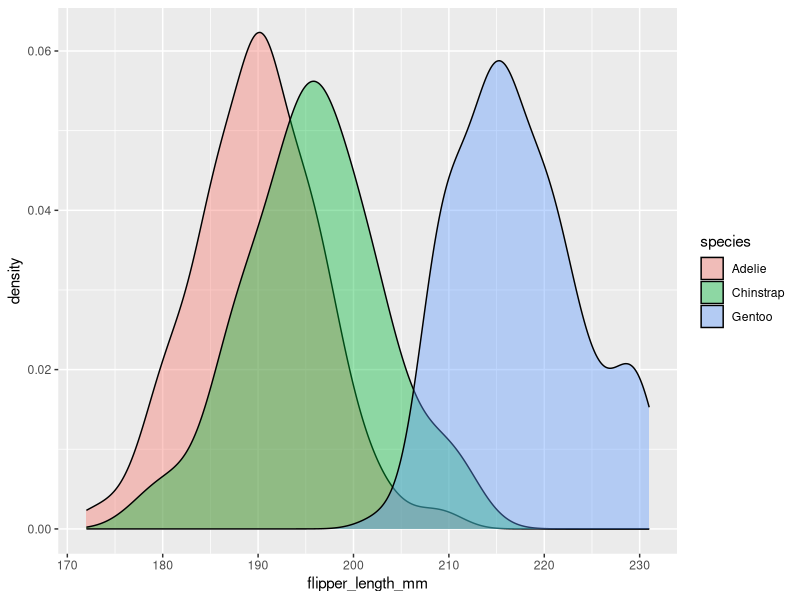
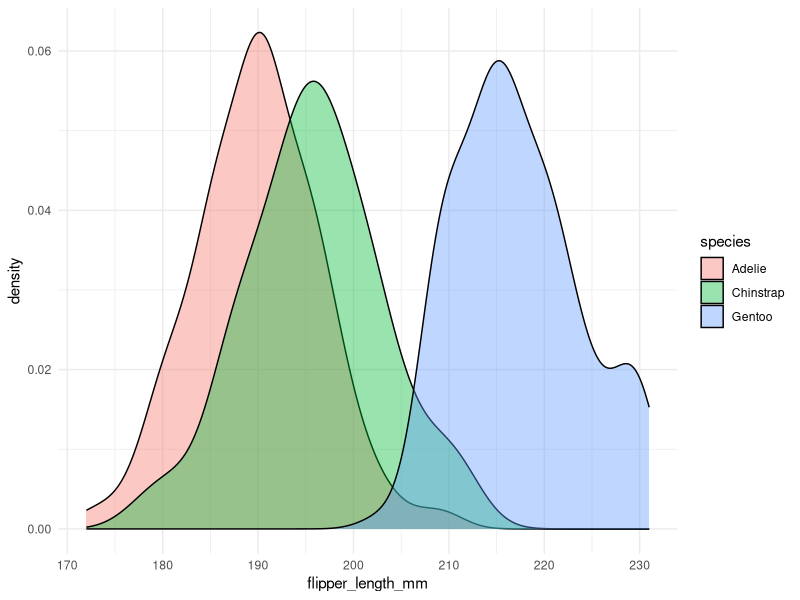

The R script that drew these images, in order:

            library(ggplot2)
            library(palmerpenguins)
            built_answer <- tryCatch(
                {
                    set.seed(42)
                    ggplot(penguins, aes(x = flipper_length_mm, fill = species)) + geom_density(alpha = 0.4)
                    suppressWarnings(
                        if (!file.exists("/sandbox/figures/flipper-length_density_fill_species_answer.png")) {
                            ggsave(
                                width = 3,
                                height = 3,
                                "/sandbox/figures/flipper-length_density_fill_species_answer.png"
                            )
                        }
                    )
                    suppressWarnings(
                        ggplot_build(last_plot())
                    )
                },
                error = function(e) {
                    'ERROR'
                }
            )
            built_submission <- tryCatch(
                {
                    set.seed(42)
                    library(palmerpenguins)
library(ggplot2)

ggplot(penguins, aes(x = flipper_length_mm, fill = species)) +
  geom_density(alpha = 0.4) +
  theme_minimal()
                    suppressWarnings(
                        ggsave(
                            width = 3,
                            height = 3,
                            "figures/flipper-length_density_fill_species_submission_granite.png"
                        )
                    )
                    suppressWarnings(
                        ggplot_build(last_plot())
                    )
                },
                error = function(e) {
                    'ERROR'
                }
            )
            cat(isTRUE(all.equal(built_answer, built_submission)))
        
